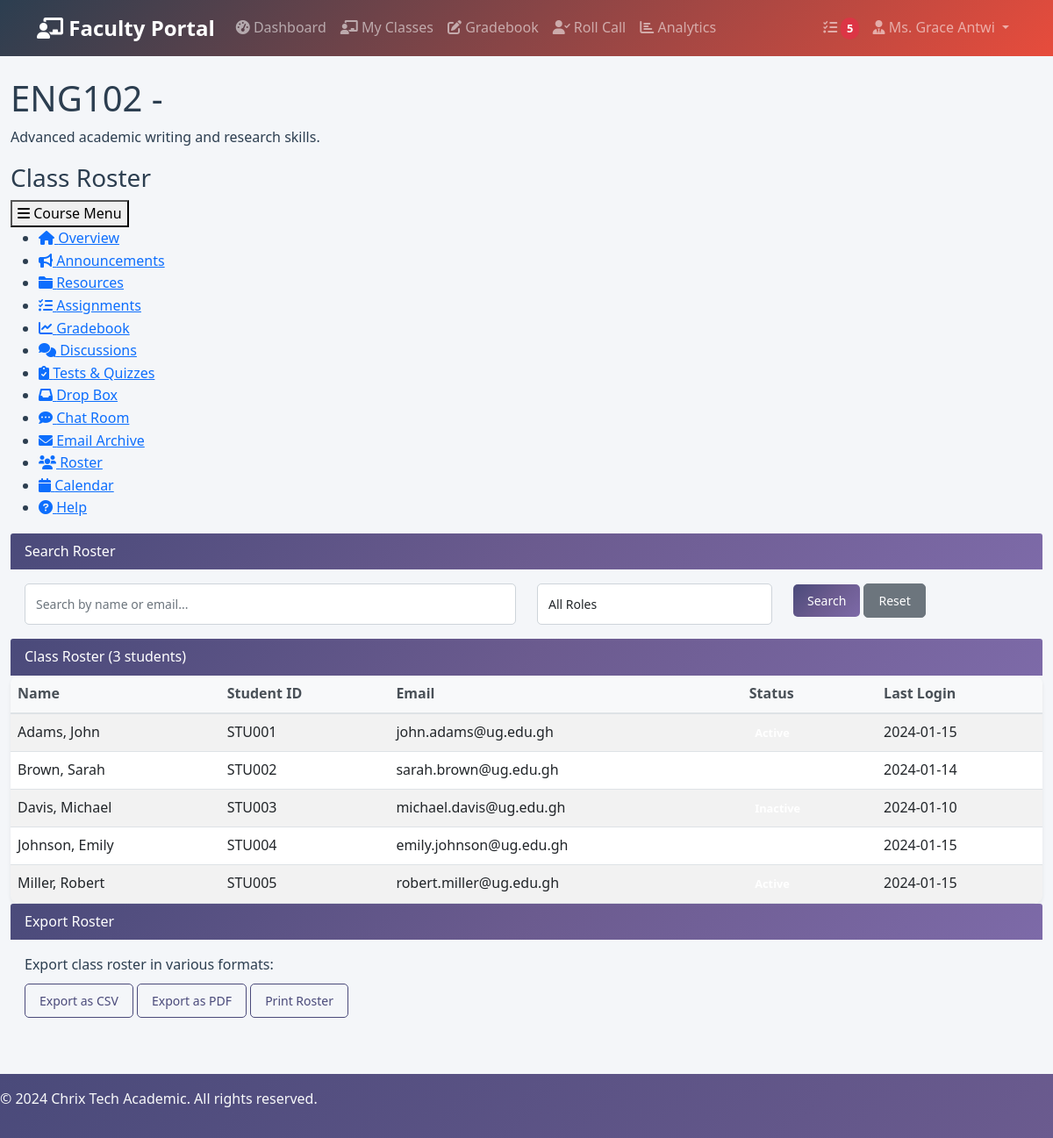
/courses/section/4/roster/ (signed in), run on the app's committed database.
### courses/models.py (models this page shows, shortened)
class Section(models.Model):
    course = models.ForeignKey(Course, on_delete=models.CASCADE)
    semester = models.ForeignKey(Semester, on_delete=models.CASCADE)
    teacher = models.ForeignKey(Teacher, on_delete=models.CASCADE)
    section_number = models.CharField(max_length=10)
    max_capacity = models.PositiveIntegerField(default=30)
    schedule = models.TextField()  # Day and time information
    classroom = models.CharField(max_length=50, blank=True)
    class Meta:
        verbose_name = "Section"
        verbose_name_plural = "Sections"
        unique_together = ['course', 'semester', 'section_number']

class Course(models.Model):
    code = models.CharField(max_length=10, unique=True)
    name = models.CharField(max_length=200)
    description = models.TextField(blank=True)
    credits = models.PositiveIntegerField()
    department = models.CharField(max_length=100)
    prerequisites = models.ManyToManyField('self', blank=True, symmetrical=False)
    is_active = models.BooleanField(default=True)
    class Meta:
        verbose_name = "Course"
        verbose_name_plural = "Courses"

### courses/views.py (the view, shortened to what this page needs)
# urls.py: path('section/<int:section_id>/roster/', views.section_roster_view, name='section_roster'),
@login_required
def section_roster_view(request, section_id):
    from django.utils import timezone
    section = get_object_or_404(Section, id=section_id)
    profile = get_object_or_404(Profile, user=request.user)
    enrollments = Enrollment.objects.filter(section=section).select_related('student__profile__user')
    total_students = enrollments.count()
    context = {
        'section': section,
        'profile': profile,
        'page_title': 'Class Roster',
        'enrollments': enrollments,
        'total_students': total_students,
    }
    return render(request, 'courses/section_roster.html', context)

### templates/courses/section_roster.html (shortened to what this page needs)
{% extends 'courses/section_base.html' %}
{% block section_content %}
<div class="content-card">
    <div class="card-header">
        Search Roster
    </div>
    <div class="card-body">
        <div class="row">
            <div class="col-md-6">
                <input type="text" class="form-control form-control-sm" placeholder="Search by name or email...">
            </div>
            <div class="col-md-3">
                <select class="form-control form-control-sm">
                    <option>All Roles</option>
                </select>
            </div>
            <div class="col-md-3">
                <button class="btn btn-primary btn-sm">Search</button>
                <button class="btn btn-secondary btn-sm ml-2">Reset</button>
            </div>
        </div>
    </div>
</div>
<div class="content-card">
    <div class="card-header">
        Class Roster ({{ total_students|default:25 }} students)
    </div>
    <div class="card-body p-0">
        <table class="table table-striped mb-0">
            <thead>
                <tr>
                    <th>Name</th>
                    <th>Student ID</th>
                    <th>Email</th>
                    <th>Status</th>
                    <th>Last Login</th>
                </tr>
            </thead>
            <tbody>
                <tr>
                    <td>Adams, John</td>
                    <td>STU001</td>
                    <td>john.adams@ug.edu.gh</td>
                    <td><span class="badge badge-success">Active</span></td>
                    <td>2024-01-15</td>
                </tr>
                <tr>
                    <td>Brown, Sarah</td>
                    <td>STU002</td>
                    <td>sarah.brown@ug.edu.gh</td>
                    <td><span class="badge badge-success">Active</span></td>
                    <td>2024-01-14</td>
                </tr>
                <tr>
                    <td>Davis, Michael</td>
                    <td>STU003</td>
                    <td>michael.davis@ug.edu.gh</td>
                    <td><span class="badge badge-warning">Inactive</span></td>
                    <td>2024-01-10</td>
                </tr>
                <tr>
                    <td>Johnson, Emily</td>
                    <td>STU004</td>
                    <td>emily.johnson@ug.edu.gh</td>
                    <td><span class="badge badge-success">Active</span></td>
                    <td>2024-01-15</td>
                </tr>
                <tr>
                    <td>Miller, Robert</td>
                    <td>STU005</td>
                    <td>robert.miller@ug.edu.gh</td>
                    <td><span class="badge badge-success">Active</span></td>
                    <td>2024-01-15</td>
                </tr>
            </tbody>
        </table>
    </div>
</div>
<div class="content-card">
    <div class="card-header">
        Export Roster
    </div>
    <div class="card-body">
        <p class="mb-2">Export class roster in various formats:</p>
        <button class="btn btn-outline-primary btn-sm mr-2">Export as CSV</button>
        <button class="btn btn-outline-primary btn-sm mr-2">Export as PDF</button>
        <button class="btn btn-outline-primary btn-sm">Print Roster</button>
    </div>
</div>
{% endblock %}

### templates/courses/section_base.html (shortened to what this page needs)
{% extends 'base.html' %}
{% load static %}
{% block content %}
<div class="course-container">
    <div class="course-header">
        <h1 class="course-title">{{ section.course.code }} - {{ section.course.title }}</h1>
        <p class="course-subtitle">{{ section.course.description|default:"Course Management System" }}</p>
    </div>
    <div class="main-content">
        <div class="course-nav-area">
            <h3 class="course-nav-title">{{ page_title }}</h3>
            <div class="hamburger-menu">
                <button class="hamburger-btn" onclick="toggleHamburgerMenu()">
                    <i class="fas fa-bars"></i>
                    Course Menu
                </button>
                <div class="hamburger-dropdown" id="hamburgerDropdown">
                    <ul class="hamburger-nav">
                        <li><a href="{% url 'courses:section_overview' section.id %}"
                               class="{% if 'overview' in request.resolver_match.url_name %}active{% endif %}">
                               <i class="fas fa-home"></i> Overview</a></li>
                        <li><a href="{% url 'courses:section_announcements' section.id %}"
                               class="{% if 'announcements' in request.resolver_match.url_name %}active{% endif %}">
                               <i class="fas fa-bullhorn"></i> Announcements</a></li>
                        <li><a href="{% url 'courses:section_resources' section.id %}"
                               class="{% if 'resources' in request.resolver_match.url_name %}active{% endif %}">
                               <i class="fas fa-folder"></i> Resources</a></li>
                        <li><a href="{% url 'courses:section_assignments' section.id %}"
                               class="{% if 'assignments' in request.resolver_match.url_name %}active{% endif %}">
                               <i class="fas fa-tasks"></i> Assignments</a></li>
                        <li><a href="{% url 'courses:section_gradebook' section.id %}"
                               class="{% if 'gradebook' in request.resolver_match.url_name %}active{% endif %}">
                               <i class="fas fa-chart-line"></i> Gradebook</a></li>
                        <li><a href="{% url 'courses:section_discussions' section.id %}"
                               class="{% if 'discussions' in request.resolver_match.url_name %}active{% endif %}">
                               <i class="fas fa-comments"></i> Discussions</a></li>
                        <li><a href="{% url 'courses:section_tests' section.id %}"
                               class="{% if 'tests' in request.resolver_match.url_name %}active{% endif %}">
                               <i class="fas fa-clipboard-check"></i> Tests & Quizzes</a></li>
                        <li><a href="{% url 'courses:section_dropbox' section.id %}"
                               class="{% if 'dropbox' in request.resolver_match.url_name %}active{% endif %}">
                               <i class="fas fa-inbox"></i> Drop Box</a></li>
                        <li><a href="{% url 'courses:section_chat' section.id %}"
                               class="{% if 'chat' in request.resolver_match.url_name %}active{% endif %}">
                               <i class="fas fa-comment-dots"></i> Chat Room</a></li>
                        <li><a href="{% url 'courses:section_email' section.id %}"
                               class="{% if 'email' in request.resolver_match.url_name %}active{% endif %}">
                               <i class="fas fa-envelope"></i> Email Archive</a></li>
                        <li><a href="{% url 'courses:section_roster' section.id %}"
                               class="{% if 'roster' in request.resolver_match.url_name %}active{% endif %}">
                               <i class="fas fa-users"></i> Roster</a></li>
                        <li><a href="{% url 'courses:section_calendar' section.id %}"
                               class="{% if 'calendar' in request.resolver_match.url_name %}active{% endif %}">
                               <i class="fas fa-calendar"></i> Calendar</a></li>
                        <li><a href="{% url 'courses:section_help' section.id %}"
                               class="{% if 'help' in request.resolver_match.url_name %}active{% endif %}">
                               <i class="fas fa-question-circle"></i> Help</a></li>
                    </ul>
                </div>
            </div>
        </div>
        <div class="content-area">
            {% block section_content %}{% endblock %}
        </div>
    </div>
</div>
{% endblock %}

### templates/base.html (shortened to what this page needs)
<!DOCTYPE html>
<html lang="en">
<head>
    <link href="https://cdn.jsdelivr.net/npm/bootstrap@5.1.3/dist/css/bootstrap.min.css" rel="stylesheet">
    <link href="https://cdnjs.cloudflare.com/ajax/libs/font-awesome/6.0.0/css/all.min.css" rel="stylesheet">
    {% load static %}
    <link rel="stylesheet" href="{% static 'css/style.css' %}">
</head>
<body>
    {% if user.is_authenticated %}
    {% if user.profile.role == 'student' %}
    <nav class="navbar navbar-expand-lg navbar-dark" style="background: linear-gradient(135deg, #667eea 0%, #764ba2 100%);">
        <div class="container">
            <a class="navbar-brand" href="{% url 'accounts:dashboard' %}">
                <i class="fas fa-user-graduate"></i> Student Portal
            </a>
    {% elif user.profile.role == 'teacher' %}
    <nav class="navbar navbar-expand-lg navbar-dark" style="background: linear-gradient(135deg, #2c3e50 0%, #e74c3c 100%);">
        <div class="container">
            <a class="navbar-brand" href="{% url 'accounts:dashboard' %}">
                <i class="fas fa-chalkboard-teacher"></i> Faculty Portal
            </a>
    {% else %}
    <nav class="navbar navbar-expand-lg navbar-dark" style="background: linear-gradient(135deg, #4a4a7a 0%, #6b5b8f 100%);">
        <div class="container">
            <a class="navbar-brand" href="{% url 'accounts:dashboard' %}">
                <i class="fas fa-graduation-cap"></i> CTA Admin
            </a>
    {% endif %}
            <div class="collapse navbar-collapse" id="navbarNav">
                <ul class="navbar-nav me-auto">
                    <li class="nav-item">
                        <a class="nav-link" href="{% url 'accounts:dashboard' %}">
                            <i class="fas fa-tachometer-alt"></i> Dashboard
                        </a>
                    </li>
                    {% if user.profile.role == 'student' %}
                    <li class="nav-item">
                        <a class="nav-link" href="{% url 'courses:my_courses' %}">
                            <i class="fas fa-book-open"></i> My Learning
                        </a>
                    </li>
                    <li class="nav-item">
                        <a class="nav-link" href="{% url 'grades:student_grades' %}">
                            <i class="fas fa-graduation-cap"></i> My Grades
                        </a>
                    </li>
                    <li class="nav-item">
                        <a class="nav-link" href="{% url 'attendance:student_attendance' %}">
                            <i class="fas fa-calendar-check"></i> My Attendance
                        </a>
                    </li>
                    <li class="nav-item">
                        <a class="nav-link" href="#">
                            <i class="fas fa-download"></i> Resources
                        </a>
                    </li>
                    {% elif user.profile.role == 'teacher' %}
                    <li class="nav-item">
                        <a class="nav-link" href="{% url 'courses:teacher_sections' %}">
                            <i class="fas fa-chalkboard-teacher"></i> My Classes
                        </a>
                    </li>
                    <li class="nav-item">
                        <a class="nav-link" href="{% url 'grades:teacher_grading_sections' %}">
                            <i class="fas fa-edit"></i> Gradebook
                        </a>
                    </li>
                    <li class="nav-item">
                        <a class="nav-link" href="{% url 'attendance:teacher_attendance_sections' %}">
                            <i class="fas fa-user-check"></i> Roll Call
                        </a>
                    </li>
                    <li class="nav-item">
                        <a class="nav-link" href="#">
                            <i class="fas fa-chart-bar"></i> Analytics
                        </a>
                    </li>
                    {% endif %}
                </ul>
                <ul class="navbar-nav">
                    {% if user.profile.role == 'student' %}
                    <li class="nav-item">
                        <a class="nav-link" href="#">
                            <i class="fas fa-bell"></i>
                            <span class="badge bg-warning rounded-pill">3</span>
                        </a>
                    </li>
                    {% elif user.profile.role == 'teacher' %}
                    <li class="nav-item">
                        <a class="nav-link" href="#">
                            <i class="fas fa-tasks"></i>
                            <span class="badge bg-danger rounded-pill">{{ pending_grades|default:5 }}</span>
                        </a>
                    </li>
                    {% endif %}
                    <li class="nav-item dropdown">
                        <a class="nav-link dropdown-toggle" href="#" role="button" data-bs-toggle="dropdown">
                            {% if user.profile.role == 'student' %}
                            <i class="fas fa-user-graduate"></i> {{ user.get_full_name|default:user.username }}
                            {% elif user.profile.role == 'teacher' %}
                            <i class="fas fa-user-tie"></i> {{ user.get_full_name|default:user.username }}
                            {% else %}
                            <i class="fas fa-user-shield"></i> {{ user.get_full_name|default:user.username }}
                            {% endif %}
                        </a>
                    </li>
                </ul>
            </div>
        </div>
    </nav>
    {% endif %}
    <main class="container-fluid mt-4">
        {% block content %}
        {% endblock %}
    </main>
    <footer class="text-light py-3 mt-5" style="background: linear-gradient(135deg, #4a4a7a 0%, #6b5b8f 100%);"
        <div class="container text-center">
            <p>&copy; 2024 Chrix Tech Academic. All rights reserved.</p>
    </footer>
</body>
</html>

### data on the page
Section: course.code "ENG102", course.description "Advanced academic writing and research skills."

### other printed values
{{ pending_grades|default:5 }} "5"
{{ user.get_full_name|default:user.username }} "Ms. Grace Antwi"
{{ page_title }} "Class Roster"
{{ total_students|default:25 }} "3"
